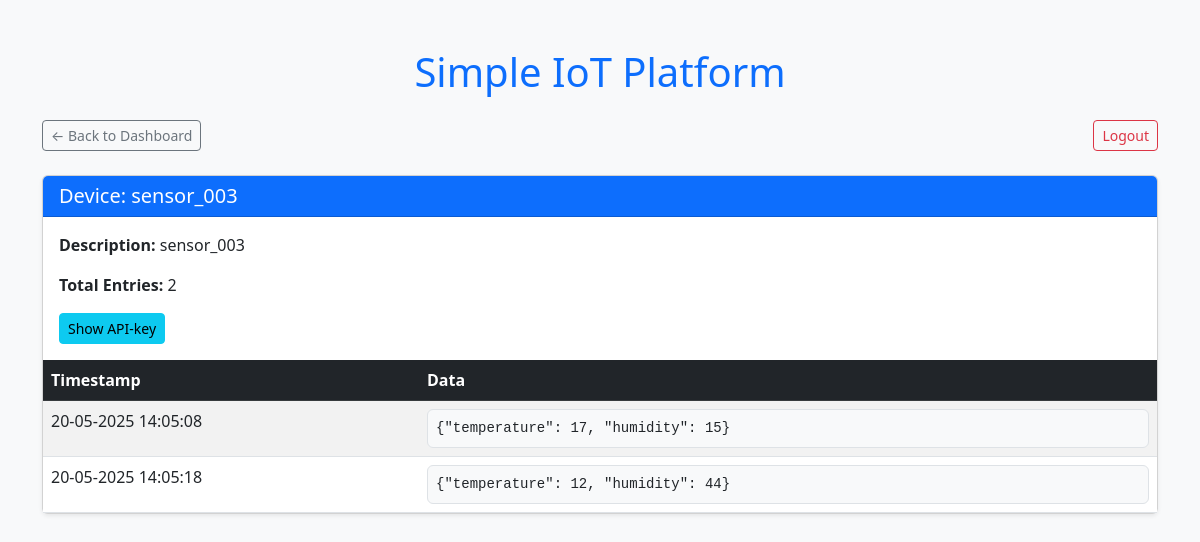
Screenshot of /device/sensor_003 (signed in) with the database file from the repository.
### main.py (models this page shows)
class Device(db.Model):
    device_id = db.Column(db.String(50), unique=True, nullable=False, primary_key=True)
    description = db.Column(db.String(200), nullable=True)
    sensordatas = db.relationship('SensorData', back_populates="device")
    api_key = db.Column(db.String(50), nullable=False)

class SensorData(db.Model):
    id = db.Column(db.Integer, primary_key=True)
    device_id = db.Column(db.ForeignKey('device.device_id'), nullable=False)
    data = db.Column(db.Text, nullable=False)
    timestamp = db.Column(db.DateTime, nullable=False, default=datetime.utcnow)
    device = db.relationship('Device', back_populates="sensordatas")

### main.py (the view)
@app.route('/device/<device_id>')
@login_required
def device(device_id):
    device = Device.query.filter_by(device_id=device_id).join(SensorData).order_by(SensorData.timestamp).first()
    print(device)
    return render_template('device.html', device=device, parse_time=parse_time)

### main.py (called while the page is built)
@login_manager.user_loader
def load_user(user_id):
    return User.query.get(int(user_id))

def parse_time(time):
    return time.strftime('%d-%m-%Y %H:%M:%S')

### templates/device.html (shortened to what this page needs)
<!DOCTYPE html>
<html lang="en">
<head>
    <link href="https://cdn.jsdelivr.net/npm/bootstrap@5.3.0/dist/css/bootstrap.min.css" rel="stylesheet">
</head>
<body class="bg-light">
    <div class="container py-5">
        <h1 class="mb-4 text-center text-primary">Simple IoT Platform</h1>
        <div class="d-flex justify-content-between mb-4">
            <a href="{{ url_for('test') }}" class="btn btn-sm btn-outline-secondary">← Back to Dashboard</a>
            <a href="{{ url_for('logout') }}" class="btn btn-sm btn-outline-danger">Logout</a>
        </div>
        <div class="card shadow-sm">
            <div class="card-header bg-primary text-white">
                <h5 class="mb-0">Device: {{ device.device_id }}</h5>
            </div>
            <div class="card-body">
                <p><strong>Description:</strong> {{ device.description or 'No description provided' }}</p>
                <p><strong>Total Entries:</strong> {{ device.sensordatas | length }}</p>
                <button class="btn btn-sm btn-info" onclick="alert('API-key for device {{device.device_id}} is {{device.api_key}}')">Show API-key</button>
            </div>
            <div class="table-responsive">
                <table class="table table-striped table-hover mb-0">
                    <thead class="table-dark">
                        <tr>
                            <th scope="col">Timestamp</th>
                            <th scope="col">Data</th>
                        </tr>
                    </thead>
                    <tbody>
                    {% for sensordata in device.sensordatas %}
                        <tr>
                            <td>{{ parse_time(sensordata.timestamp) }}</td>
                            <td>
                                <pre class="m-0 bg-light border rounded p-2">{{ sensordata.data }}</pre>
                            </td>
                        </tr>
                    {% endfor %}
                    </tbody>
                </table>
            </div>
        </div>
    </div>
</body>
</html>

### rows the page displays
Device: device_id "sensor_003", description "sensor_003"
SensorData: timestamp "20-05-2025 14:05:08", data "{\"temperature\": 17, \"humidity\": 15}"
SensorData: timestamp "20-05-2025 14:05:18", data "{\"temperature\": 12, \"humidity\": 44}"

### other values shown
{{ device.sensordatas | length }} "2"
